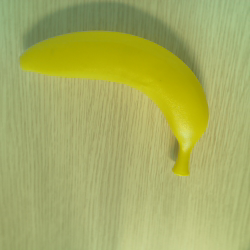
#> input picture TestData/Cat1_0.png, 250 x 250 px
$ python -i imageProcessing.py   (imports and definitions only)   (Python 2 division)
#> lines starting #> are read from the running program, lines starting #| are printed output that depends on the picture; after the words box and inside, x2 and y2 are one past the last pixel; in counts of white or black regions, pixels touching at a corner belong together
### wrappers.py
from __future__ import print_function

# http://www.saltycrane.com/blog/2010/03/simple-python-decorator-examples/

from functools import wraps

PRINT_ON = True


def toggle_print(p):
	global PRINT_ON
	PRINT_ON = p


def printf(f):
	# [15 lines left out: function wrapped, not called in this run]
	return wrapped

### imageProcessing.py
import cv2 as cv
# import picamera
from fake_picamera import PiCamera
import numpy as np
import math
import ctypes
from PIL import ImageEnhance
from PIL import Image

LENGTH=256
bytearray = ctypes.c_int * LENGTH
vector=bytearray()

class ImageProcessor:


	# [28 lines left out: functions convertGrayScale, cropROI, not called in this run]


	def edgeDetection(self,imageFileName):
#> called with imageFileName = 'TestData/Cat1_0.png'
		img = cv.imread(imageFileName)
#> img is the input picture: shape (250, 250, 3); mean B, G, R 96.7, 173.3, 166.9
		blurred = cv.blur(img, (3,3))
		canny = cv.Canny(blurred, 90, 250)
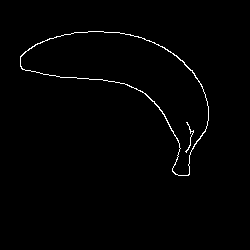
#> canny: shape (250, 250); 1.1% white in thin lines or dots, all inside (x1, y1, x2, y2) = (20, 31, 209, 176)

		cv.imwrite('image/canny.png',canny)
		src = cv.imread('image/canny.png')
		tmp = cv.cvtColor(src, cv.COLOR_BGR2GRAY)
		_,alpha = cv.threshold(tmp, 0, 255, cv.THRESH_BINARY)
		b, g, r = cv.split(src)
		rgba = [b, g, r, alpha]
		dst = cv.merge(rgba, 4)
		print dst
#> (printed output is left out)
		cv.imwrite('image/canny.png',dst)
		return dst

	# [46 lines left out: functions convertToVector, rotate, adjust_brightness, not called in this run]


class Camera:
	# [5 lines left out: function captureImage, not called in this run]


>>> result = ImageProcessor().edgeDetection('TestData/Cat1_0.png')

$ run again, on TestData/Cat1_1.png
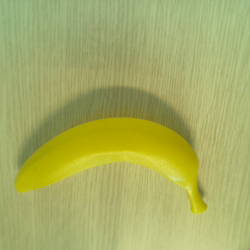
#> input picture TestData/Cat1_1.png, 250 x 250 px
#> in edgeDetection, img is the input picture: shape (250, 250, 3); mean B, G, R 99.2, 173.4, 167.8
#> in edgeDetection, `canny = cv.Canny(blurred, 90, 250)`:
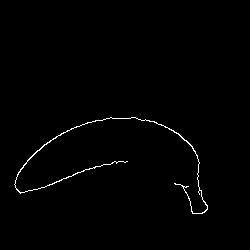
#> canny: shape (250, 250); 0.85% white in thin lines or dots, all inside (x1, y1, x2, y2) = (14, 117, 208, 214)
#> (printed output is left out)

$ run again, on TestData/Cat1_10.png
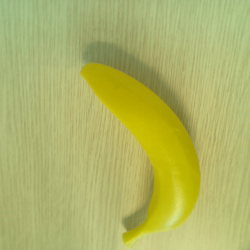
#> input picture TestData/Cat1_10.png, 250 x 250 px
#> in edgeDetection, img is the input picture: shape (250, 250, 3); mean B, G, R 102, 180.1, 176
#> in edgeDetection, `canny = cv.Canny(blurred, 90, 250)`:
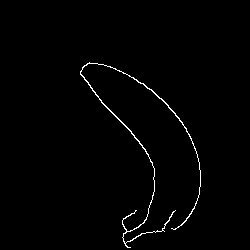
#> canny: shape (250, 250); 1.1% white in thin lines or dots, all inside (x1, y1, x2, y2) = (80, 62, 201, 248)
#> (printed output is left out)

$ run again, on TestData/Cat1_11.png
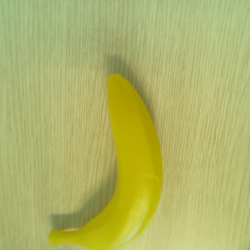
#> input picture TestData/Cat1_11.png, 250 x 250 px
#> in edgeDetection, img is the input picture: shape (250, 250, 3); mean B, G, R 103.3, 180.7, 176.9
#> in edgeDetection, `canny = cv.Canny(blurred, 90, 250)`:
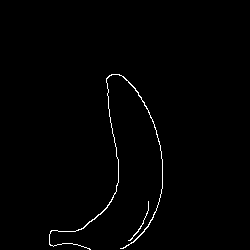
#> canny: shape (250, 250); 0.94% white in thin lines or dots, all inside (x1, y1, x2, y2) = (49, 74, 163, 250)
#> (printed output is left out)
